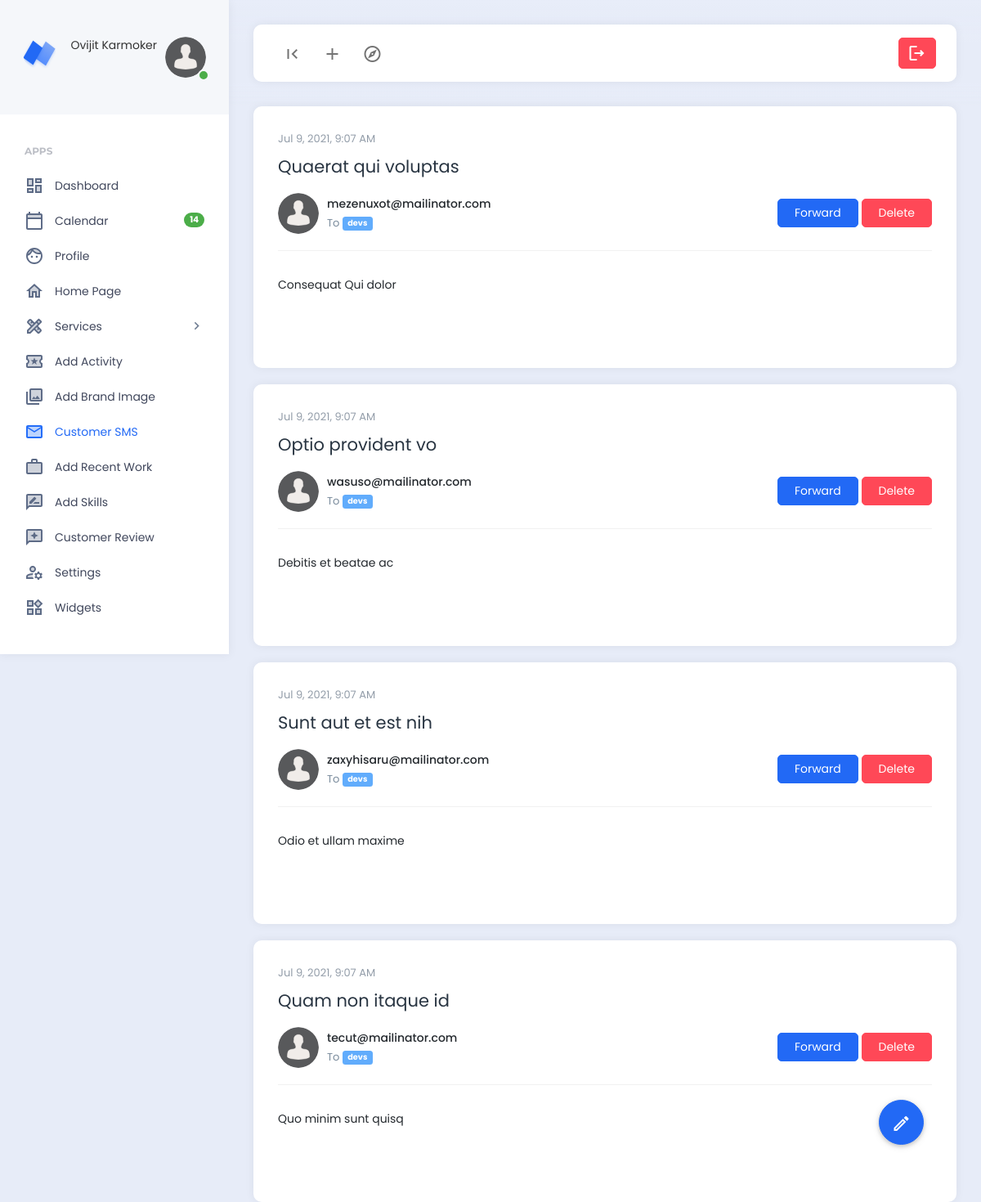
The app's page /dashboard/customer_sms.php (signed in) with its own data.
### tables this page shows
CREATE TABLE `sign_in_users` (
  `id` int(10) NOT NULL,
  `name` varchar(100) NOT NULL,
  `email` varchar(100) NOT NULL,
  `password` varchar(100) NOT NULL,
  `phone_no` varchar(20) DEFAULT NULL,
  `status` varchar(10) NOT NULL DEFAULT 'active',
  `profile_photo_name` varchar(200) NOT NULL DEFAULT 'default_profile_photo.jpg',
  `created_at` timestamp NULL DEFAULT NULL ON UPDATE current_timestamp()
);

CREATE TABLE `customer_contact` (
  `id` int(10) NOT NULL,
  `customer_name` varchar(200) NOT NULL,
  `subject` mediumtext NOT NULL,
  `customer_email` varchar(200) NOT NULL,
  `customer_message` varchar(200) NOT NULL
);

### dashboard/customer_sms.php (the view, shortened to what this page needs)
<?php require_once('./include/header.php'); ?>
<div class="content-wrapper">
    <div class="container-fluid">
        <div class="row">
            <div class="col">
                <div class="mailbox-container">
                    <button type="button" class="btn btn-primary btn-burger mailbox-compose-btn" data-bs-toggle="modal"
                        data-bs-target="#composeModal"><i class="material-icons-outlined">create</i></button>
                    <?php
                    $db_sms_get_query = "SELECT * FROM customer_contact";
                    $db_sms = mysqli_query($db_connect, $db_sms_get_query);
                    ?>
                    <?php foreach ($db_sms as $sms) : ?>
                    <div class="card" style="height: 50%;">
                        <div class="container-fluid scroll">
                            <div class="row">
                                <div class="mailbox-open-content col-xl-12">
                                    <span class="mailbox-open-date">Jul 9, 2021, 9:07 AM</span>
                                    <h5 class="mailbox-open-title">
                                        <?= $sms['subject'] ?>
                                    </h5>
                                    <div class="mailbox-open-author">
                                        <img src="../uploads/profile_photos/default_profile_photo.jpg" alt="">
                                        <div class="mailbox-open-author-info">
                                            <span
                                                class="mailbox-open-author-info-email d-block"><?= $sms['customer_email'] ?></span>
                                            <span class="mailbox-open-author-info-to">To <span
                                                    class="badge badge-info align-self-center">devs</span></span>
                                        </div>
                                        <div class="mailbox-open-actions">
                                            <a href="#" class="btn btn-primary">Forward</a>
                                            <a href="#" class="btn btn-danger">Delete</a>
                                        </div>
                                    </div>
                                    <div class="mailbox-open-content-email">
                                        <p><?= $sms['customer_message'] ?></p>
                                    </div>
                                </div>
                            </div>
                        </div>
                    </div>
                    <?php endforeach; ?>
                </div>
            </div>
        </div>
    </div>
</div>
<?php require_once('./include/footer.php'); ?>

### dashboard/include/header.php (shortened to what this page needs)
<?php
$page_name = explode('/', $_SERVER['PHP_SELF']);
$id = $_SESSION['s_id'];
require_once("db.php");
$profile_photo_name_query = "SELECT profile_photo_name FROM sign_in_users WHERE id = $id";
$db_profile_photo_name = mysqli_query($db_connect, $profile_photo_name_query);
$profile_photo_name = mysqli_fetch_array($db_profile_photo_name)['profile_photo_name'];
?>
<!DOCTYPE html>
<html lang="en">
<head>
    <link href="../assets/plugins/bootstrap/css/bootstrap.min.css" rel="stylesheet">
    <link href="../assets/plugins/perfectscroll/perfect-scrollbar.css" rel="stylesheet">
    <link href="../assets/plugins/pace/pace.css" rel="stylesheet">
    <link href="../assets/css/main.min.css" rel="stylesheet">
    <link href="../assets/css/custom.css" rel="stylesheet">
</head>
<body>
    <div class="app align-content-stretch d-flex flex-wrap">
        <div class="app-sidebar">
            <div class="logo">
                <a href="index.html" class="logo-icon"><span class="logo-text">Neptune</span></a>
                <div class="sidebar-user-switcher user-activity-online">
                    <a href="#">
                        <img src="../uploads/profile_photos/<?= $profile_photo_name ?>" class="rounded-circle"
                            style="width: 50px; height: 50px;" alt="profile photo" />
                        <span class="activity-indicator"></span>
                        <span class="user-info-text"><?= ($_SESSION['s_name']) ?><br>
                        </span>
                    </a>
                </div>
            </div>
            <div class="app-menu">
                <ul class="accordion-menu">
                    <li class="sidebar-title">
                        Apps
                    </li>
                    <li class="<?= (end($page_name) == 'dashboard.php') ? 'active-page' : '' ?>">
                        <a href="dashboard.php" class="active"><i
                                class="material-icons-two-tone">dashboard</i>Dashboard</a>
                    </li>
                    <li>
                        <a href="calendar.html"><i class="material-icons-two-tone">calendar_today</i>Calendar<span
                                class="badge rounded-pill badge-success float-end">14</span></a>
                    </li>
                    <li class="<?= (end($page_name) == 'profile.php') ? 'active-page' : '' ?>">
                        <a href="profile.php" class="active"><i class="material-icons-two-tone">face</i>Profile</a>
                    </li>
                    <li>
                        <a href="../home_page/index.php" class="active" target="_blank"><i
                                class="material-icons-two-tone">home</i>Home
                            Page</a>
                    </li>
                    <li
                        class="<?= (end($page_name) == 'add_services.php' || end($page_name) == 'service_list.php') ? 'active-page' : '' ?> ">
                        <a href="./add_services.php"><i class="material-icons-two-tone">design_services</i>Services<i
                                class="material-icons has-sub-menu">keyboard_arrow_right</i></a>
                                <a class="<?= (end($page_name) == 'add_services.php') ? 'active' : '' ?>"
                                    href="./add_services.php">Add Service</a>
                                <a class="<?= (end($page_name) == 'service_list.php') ? 'active' : '' ?>"
                                    href="./service_list.php">Service List</a>
                    </li>
                    <li class="<?= (end($page_name) == 'activity.php') ? 'active-page' : '' ?>">
                        <a href="./activity.php"><i class="material-icons-two-tone">local_activity</i>Add Activity</a>
                    </li>
                    <li class="<?= (end($page_name) == 'brand_image.php') ? 'active-page' : '' ?>">
                        <a href="./brand_image.php"><i class="material-icons-two-tone">collections</i>Add Brand
                            Image</a>
                    </li>
                    <li class="<?= (end($page_name) == 'customer_sms.php') ? 'active-page' : '' ?>">
                        <a href="./customer_sms.php"><i class="material-icons-two-tone">email</i>Customer SMS</a>
                    </li>
                    <li class="<?= (end($page_name) == 'add_recent_project.php') ? 'active-page' : '' ?>">
                        <a href="./add_recent_project.php"><i class="material-icons-two-tone">work</i>Add Recent
                            Work</a>
                    </li>
                    <li class="<?= (end($page_name) == 'add_skills.php') ? 'active-page' : '' ?>">
                        <a href="./add_skills.php"><i class="material-icons-two-tone">rate_review</i>Add Skills</a>
                    </li>
                    <li class="<?= (end($page_name) == 'customer_review.php') ? 'active-page' : '' ?>">
                        <a href="./customer_review.php"><i class="material-icons-two-tone">reviews</i>Customer
                            Review</a>
                    </li>
                    <li class="<?= (end($page_name) == 'settings.php') ? 'active-page' : '' ?>">
                        <a href="./settings.php"><i class="material-icons-two-tone">manage_accounts</i>Settings</a>
                    </li>
                    <li>
                        <a href="widgets.html"><i class="material-icons-two-tone">widgets</i>Widgets</a>
                    </li>
                </ul>
            </div>
        </div>
        <div class="app-container">
            <div class="app-header">
                <nav class="navbar navbar-light navbar-expand-lg">
                    <div class="container-fluid">
                        <div class="navbar-nav" id="navbarNav">
                            <ul class="navbar-nav">
                                <li class="nav-item">
                                    <a class="nav-link hide-sidebar-toggle-button" href="#"><i
                                            class="material-icons">first_page</i></a>
                                </li>
                                <li class="nav-item dropdown hidden-on-mobile">
                                    <a class="nav-link dropdown-toggle" href="#" id="addDropdownLink" role="button"
                                        data-bs-toggle="dropdown" aria-expanded="false">
                                        <i class="material-icons">add</i>
                                    </a>
                                </li>
                                <li class="nav-item dropdown hidden-on-mobile">
                                    <a class="nav-link dropdown-toggle" href="#" id="exploreDropdownLink" role="button"
                                        data-bs-toggle="dropdown" aria-expanded="false">
                                        <i class="material-icons-outlined">explore</i>
                                    </a>
                                </li>
                            </ul>
                        </div>
                        <div class="d-flex">
                            <ul class="navbar-nav">
                                <li class="nav-item">
                                    <a type="button" class="btn btn-danger" href="./logout.php"><span
                                            class="material-icons-outlined d-block">
                                        </span></a>
                                </li>
                            </ul>
                        </div>
                    </div>
                </nav>
            </div>
            <div class="app-content">
                <div class="content-wrapper">

### records on screen
sign_in_users: profile_photo_name (placeholder picture)
customer_contact: subject "Quaerat qui voluptas", customer_email "mezenuxot@mailinator.com", customer_message "Consequat Qui dolor"
customer_contact: subject "Optio provident vo", customer_email "wasuso@mailinator.com", customer_message "Debitis et beatae ac"
customer_contact: subject "Sunt aut et est nih", customer_email "zaxyhisaru@mailinator.com", customer_message "Odio et ullam maxime"
customer_contact: subject "Quam non itaque id", customer_email "tecut@mailinator.com", customer_message "Quo minim sunt quisq"

### other values on screen
$_SESSION['s_name'] "Ovijit Karmoker"
